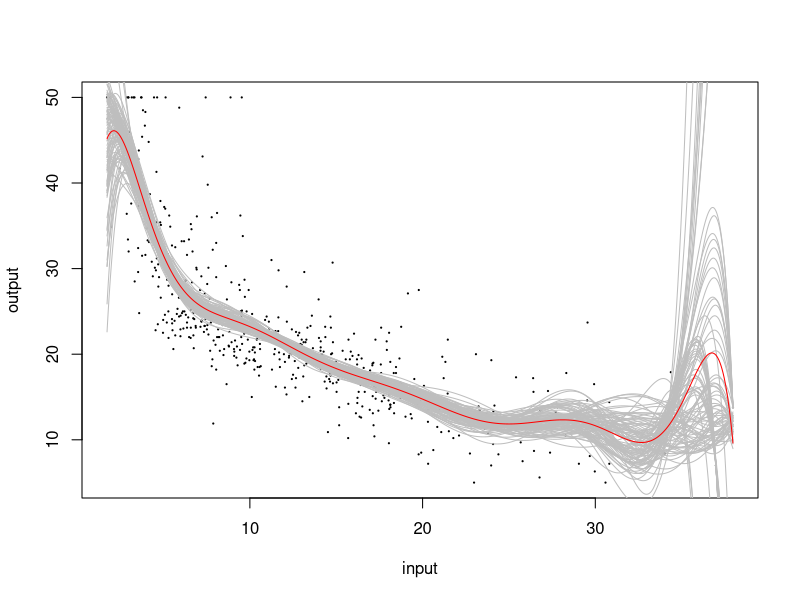
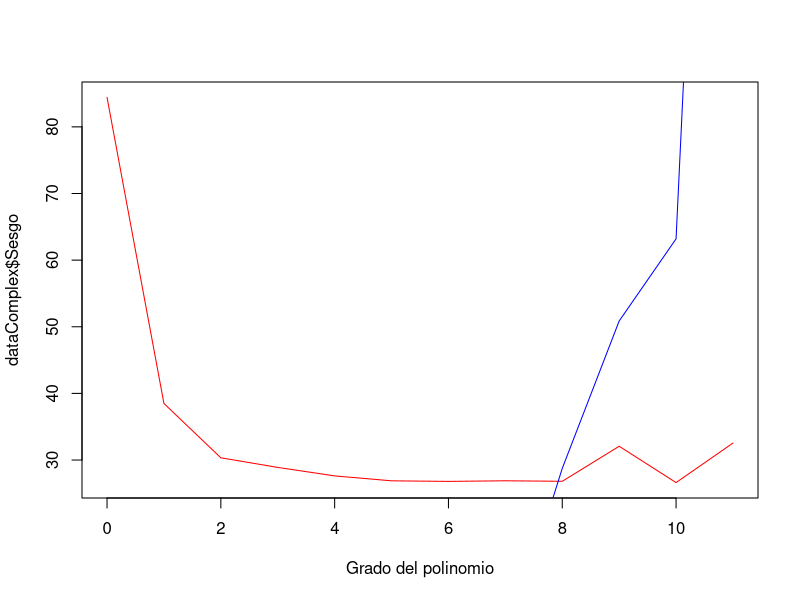

The R source for these figures, in order:
## ---- chunk 1
library(MASS)
library(dplyr)
## ---- chunk 2
# Carga de datos
data <- Boston %>% 
  dplyr::select(lstat,medv)

names(data)[1] <- "input"
names(data)[2] <- "output"

str(data)
## ---- chunk 3
# Función para obtener un boot sample
get_boot_sample <- function(x, dataset, size) {
  return(sample_n(dataset, size = size, replace = TRUE))
}
## ---- chunk 4
# Función para ajustar modelo de grado 'degree'
fit_lm <- function(dataset, degree = 2) {
  if (degree == 0) {
    fit <- lm("output ~ 1", data = dataset)
  } else {
    formula <- paste0("I(","input^", 1:degree, ")", collapse = '+')
    formula <- paste0("output ~ ", formula)
    fit <- lm(formula, data = dataset)
  }
  return(fit)
}
## ---- chunk 5
# Esta función genera los valores de pronóstico para las gráficas
model_fitted_plotdata <- function(fit){
  xaxis <- seq(min(data$input), max(data$input), by=0.01)
  yaxis <- predict(fit, tibble(input = xaxis))
  return(tibble(input = xaxis, output = yaxis))
}

model_fitted_values <- function(fit, dataset) {
  xaxis <- dataset$input
  yaxis <- predict(fit, tibble(input = xaxis))
  return(tibble(input = xaxis, output = dataset$output, f = yaxis))
}
## ---- chunk 6
# Definiciones para el ejercicio de bootstrap
nboots <- 100
bootsize <- nrow(data)

# Obtenemos las muestras de bootstrap en una lista
boot_samples <- lapply(1 : nboots, get_boot_sample, dataset = data, size = bootsize)

# Obtenemos una lista de modelos ajustados con la muestra y obtenemos los valores ajustados
all.models <- lapply(boot_samples, fit_lm, degree = 10)
all.model.predictions <- lapply(all.models, model_fitted_plotdata)
## ---- chunk 7
# Obtenemos todas las funciones de hipótesis en una misma estructura
all.hypothesis <- bind_rows(all.model.predictions, .id = "boot")

# Obtenemos la media con dplyr
mean_pred <- all.hypothesis %>% 
  group_by(input) %>% 
  summarise(mean_fn = mean(output))

# Graficamos las hipótesis en gris y los valores promedio en rojo
plot(data, pch=20, cex=0.25)
for(i in 1:nboots) {
  points(all.model.predictions[[i]], col='gray', type='l')
}
points(mean_pred, type = 'l', col='red')
## ---- chunk 8
datatest <- data
for (i in 1:100) {
  modelo_str <- paste("f", i, sep = "")
  datatest[[modelo_str]] <- predict(all.models[[i]], tibble(input = datatest$input))
}

head(datatest)
## ---- chunk 9
f_hat_mean <- datatest %>%
  dplyr::select(starts_with("f")) %>%
  rowSums / 100
## ---- chunk 10
varX <- (1/(100-1)) * rowSums((datatest %>% dplyr::select(starts_with("f")) - f_hat_mean)^2)
varianza <- mean(varX)
varianza
## ---- chunk 11
sesgoX <- (datatest$output - f_hat_mean)^2
sesgo <- mean(sesgoX)
sesgo
## ---- chunk 12
# Función para la varianza
sesgo.varianza.fn <- function(grado, df, B, n) {
  
  print(sprintf("Generando modelo de complejidad %d", grado))
  
  # Obtenemos las muestras de bootstrap en una lista
  boot_samples <- lapply(1 : B, get_boot_sample, dataset = df, size = n)
  
  # Obtenemos una lista de modelos ajustados con la muestra y obtenemos los valores ajustados
  all.models <- lapply(boot_samples, fit_lm, degree = grado)
  
  # Generamos los valores ajustados de todos los modelos
  all.models.predictions <- lapply(all.models, predict, tibble(input = data$input))
  all.models.predictions <- do.call(cbind, all.models.predictions)

  # Computamos los valores ajustados promedio
  f_hat_mean <- rowSums(all.models.predictions) / B
  
  # Obtenemos la varianza
  varX <- (1/(B-1)) * rowSums((all.models.predictions - f_hat_mean)^2)
  varianza <- mean(varX)
  
  # Obtener el sesgo
  sesgoX <- (datatest$output - f_hat_mean)^2
  sesgo <- mean(sesgoX)
  
  return(c("Sesgo" = sesgo, "Varianza" = varianza))
}

## ---- chunk 13
cmplx = 11
modl.var <- lapply(c(0:cmplx), sesgo.varianza.fn, df = data, B = 1000, n = nrow(data))
## ---- chunk 14
dataComplex <- as.data.frame(do.call(rbind, modl.var))
dataComplex[["GradoPolinomio"]] = 0:cmplx
dataComplex
## ---- chunk 15
plot(x=dataComplex$GradoPolinomio, y=dataComplex$Sesgo, type = "l", col = "red", 
     xlab = "Grado del polinomio")
lines(x=dataComplex$GradoPolinomio, y=dataComplex$Varianza, type = "l", col = "blue")
